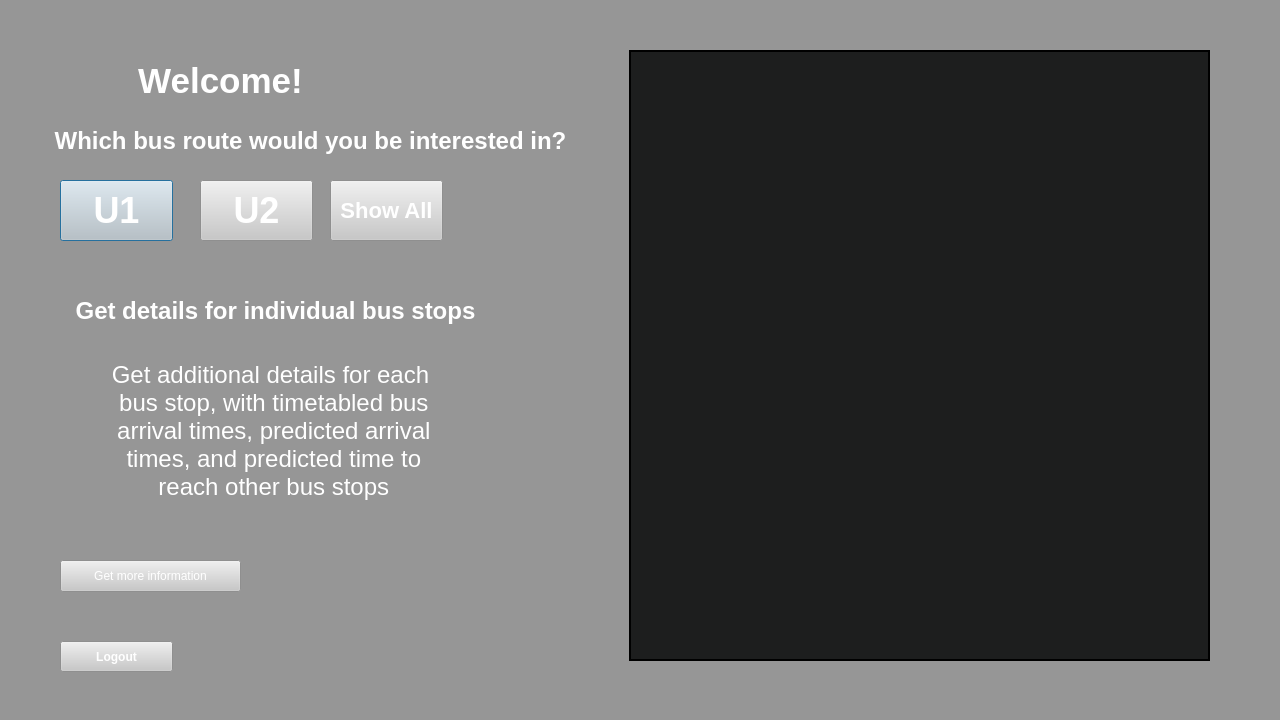
<?xml version="1.0" encoding="UTF-8"?>
<ui version="4.0">
 <class>Dialog</class>
 <widget class="QDialog" name="Dialog">
  <property name="geometry">
   <rect>
    <x>0</x>
    <y>0</y>
    <width>1280</width>
    <height>720</height>
   </rect>
  </property>
  <property name="sizePolicy">
   <sizepolicy hsizetype="Preferred" vsizetype="Preferred">
    <horstretch>0</horstretch>
    <verstretch>0</verstretch>
   </sizepolicy>
  </property>
  <property name="minimumSize">
   <size>
    <width>1280</width>
    <height>720</height>
   </size>
  </property>
  <property name="maximumSize">
   <size>
    <width>1280</width>
    <height>720</height>
   </size>
  </property>
  <property name="baseSize">
   <size>
    <width>1280</width>
    <height>720</height>
   </size>
  </property>
  <property name="windowTitle">
   <string>Dialog</string>
  </property>
  <property name="autoFillBackground">
   <bool>false</bool>
  </property>
  <property name="styleSheet">
   <string notr="true">background-color: rgb(150, 150, 150);</string>
  </property>
  <widget class="QFrame" name="frame">
   <property name="geometry">
    <rect>
     <x>629</x>
     <y>50</y>
     <width>581</width>
     <height>611</height>
    </rect>
   </property>
   <property name="styleSheet">
    <string notr="true">background-color: rgb(29, 30, 30);
border: 2px solid;
</string>
   </property>
   <property name="frameShape">
    <enum>QFrame::StyledPanel</enum>
   </property>
   <property name="frameShadow">
    <enum>QFrame::Raised</enum>
   </property>
  </widget>
  <widget class="QPushButton" name="U1">
   <property name="geometry">
    <rect>
     <x>60</x>
     <y>180</y>
     <width>113</width>
     <height>61</height>
    </rect>
   </property>
   <property name="styleSheet">
    <string notr="true">font-family: tahoma;
font-weight:1000;
font-size: 36px;
background-color: rgb(200, 200, 200);
color: white;</string>
   </property>
   <property name="text">
    <string>U1</string>
   </property>
  </widget>
  <widget class="QPushButton" name="U2">
   <property name="geometry">
    <rect>
     <x>200</x>
     <y>180</y>
     <width>113</width>
     <height>61</height>
    </rect>
   </property>
   <property name="styleSheet">
    <string notr="true">font-family: tahoma;
font-weight:1000;
font-size: 36px;
background-color: rgb(200, 200, 200);
color: white;
</string>
   </property>
   <property name="text">
    <string>U2</string>
   </property>
  </widget>
  <widget class="QPushButton" name="showall">
   <property name="geometry">
    <rect>
     <x>330</x>
     <y>180</y>
     <width>113</width>
     <height>61</height>
    </rect>
   </property>
   <property name="styleSheet">
    <string notr="true">font-family: tahoma;
font-weight:800;
font-size: 22px;
background-color: rgb(200, 200, 200);
color: white;</string>
   </property>
   <property name="text">
    <string>Show All</string>
   </property>
  </widget>
  <widget class="QPushButton" name="logout_button">
   <property name="geometry">
    <rect>
     <x>60</x>
     <y>641</y>
     <width>113</width>
     <height>31</height>
    </rect>
   </property>
   <property name="styleSheet">
    <string notr="true">font-weight: 500;
background-color: rgb(200, 200, 200);
color: white;
</string>
   </property>
   <property name="text">
    <string>Logout</string>
   </property>
  </widget>
  <widget class="QPushButton" name="get_more_info">
   <property name="geometry">
    <rect>
     <x>60</x>
     <y>560</y>
     <width>181</width>
     <height>32</height>
    </rect>
   </property>
   <property name="styleSheet">
    <string notr="true">font-family: tahoma;
background-color: rgb(200, 200, 200);
font-weight: 300;
color: white;</string>
   </property>
   <property name="text">
    <string>Get more information</string>
   </property>
  </widget>
  <widget class="QLabel" name="Title">
   <property name="geometry">
    <rect>
     <x>90</x>
     <y>60</y>
     <width>261</width>
     <height>41</height>
    </rect>
   </property>
   <property name="styleSheet">
    <string notr="true">font-size: 35px; 
font-weight: bold;
color: white;
</string>
   </property>
   <property name="text">
    <string>Welcome!</string>
   </property>
   <property name="alignment">
    <set>Qt::AlignCenter</set>
   </property>
  </widget>
  <widget class="QLabel" name="Title_3">
   <property name="geometry">
    <rect>
     <x>20</x>
     <y>120</y>
     <width>581</width>
     <height>41</height>
    </rect>
   </property>
   <property name="styleSheet">
    <string notr="true">font-weight: 500;
font-family: Tahoma;
color: white;
font-size: 24px;</string>
   </property>
   <property name="text">
    <string>Which bus route would you be interested in?</string>
   </property>
   <property name="alignment">
    <set>Qt::AlignCenter</set>
   </property>
  </widget>
  <widget class="QLabel" name="Title_4">
   <property name="geometry">
    <rect>
     <x>70</x>
     <y>290</y>
     <width>411</width>
     <height>41</height>
    </rect>
   </property>
   <property name="styleSheet">
    <string notr="true">font-weight: 500;
font-family: Tahoma;
color: white;
font-size: 24px;</string>
   </property>
   <property name="text">
    <string>Get details for individual bus stops</string>
   </property>
   <property name="alignment">
    <set>Qt::AlignCenter</set>
   </property>
  </widget>
  <widget class="QLabel" name="Title_5">
   <property name="geometry">
    <rect>
     <x>10</x>
     <y>330</y>
     <width>521</width>
     <height>201</height>
    </rect>
   </property>
   <property name="styleSheet">
    <string notr="true">
font-family: Tahoma;
color: white;
font-size: 24px;</string>
   </property>
   <property name="text">
    <string>Get additional details for each
 bus stop, with timetabled bus
 arrival times, predicted arrival
 times, and predicted time to
 reach other bus stops</string>
   </property>
   <property name="alignment">
    <set>Qt::AlignCenter</set>
   </property>
  </widget>
 </widget>
 <resources/>
 <connections/>
</ui>
